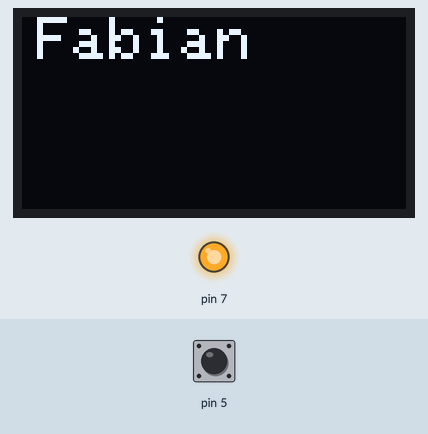
This sketch was run on a simulated Arduino Uno, built with avr-gcc and run on an emulated ATmega328P. On the bench: 128×64 one-colour display, output pins drawn as LEDs (lit = HIGH). Inputs (shaded band) come from the test bench; at power-on: pin 5 LOW. What the sketch prints to the serial monitor is not drawn.

Above: at 1.2 s.
1.3 s: pin 5 driven HIGH
At 2.4 s:
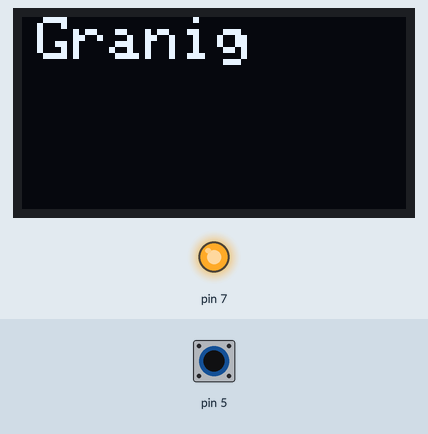
2.8 s: pin 5 pulsed LOW 5 times (0.12 s each, 0.3 s apart)
At 3.12 s:
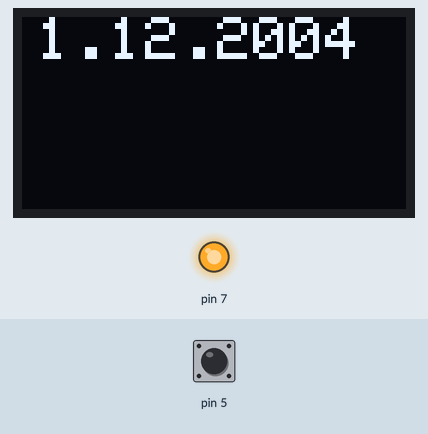
At 3.74 s:
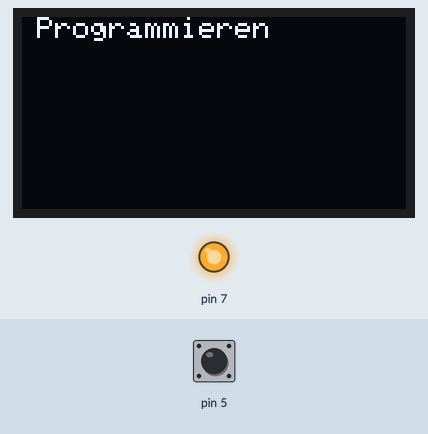
Timing chart, 0 to 5.8 s (numbered marks = the images above; inputs shaded):
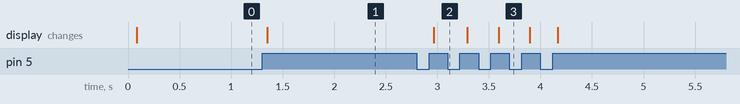

Measured:
- after the input at 1.3 s, the display: changes after 0.05 s (image 1)
- after the input at 2.8 s, the display: changes after 0.17 s (image 2)

The sketch:

display_test.ino
```cpp
#include <SPI.h>
#include <Wire.h>
#include <Adafruit_GFX.h>
#include <Adafruit_SSD1306.h>
#define OLED_RESET 4
Adafruit_SSD1306 display(OLED_RESET);
void setup() {
  Serial.begin(9600);
  pinMode(5, INPUT);
  pinMode(7, OUTPUT);
  digitalWrite(7, HIGH);
  display.begin(SSD1306_SWITCHCAPVCC, 0x3C);
  display.clearDisplay();
  display.display();
}

int zaehler = 1;
bool schalter = false;
bool schalter_controller = false;

void loop() {
  schalter = digitalRead(5);
  if (schalter == true && schalter_controller == false)
  {
    zaehler++;
    schalter_controller = true;
  }

  if (schalter_controller == true && schalter == false)
  {
    schalter_controller = false;
  }

  if (zaehler == 1)
  {
    display.clearDisplay();
    display.setTextColor(WHITE);
    display.setTextSize(2);
    display.setCursor(5,0);
    display.println("Fabian");
    display.display();
  }

  if (zaehler == 2)
  {
    display.clearDisplay();
    display.setTextColor(WHITE);
    display.setTextSize(2);
    display.setCursor(5,0);
    display.println("Granig");
    display.display();
  }

  if (zaehler == 3)
  {
    display.clearDisplay();
    display.setTextColor(WHITE);
    display.setTextSize(2);
    display.setCursor(5,0);
    display.println("1.12.2004");
    display.display();
  }

  if (zaehler == 4)
  {
    display.clearDisplay();
    display.setTextColor(WHITE);
    display.setTextSize(2);
    display.setCursor(5,0);
    display.println("Wolfsberg");
    display.display();
  }

  if (zaehler == 5)
  {
    display.clearDisplay();
    display.setTextColor(WHITE);
    display.setTextSize(1);
    display.setCursor(5,0);
    display.println("Programmieren");
    display.display();
  }

  if (zaehler == 6)
  {
    zaehler = 1;
  }

  Serial.println(zaehler);
}
```
